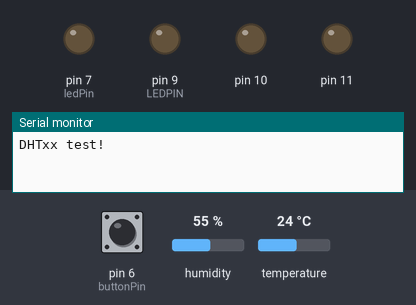
Simulated run of this sketch. Board: Arduino Uno, built with avr-gcc and run on an emulated ATmega328P. Parts: output pins drawn as LEDs (lit = HIGH), the last lines printed to the serial monitor. Inputs (shaded band) come from the test bench; at power-on: pin 6 (buttonPin) LOW, humidity 55 %, temperature 24 °C.

Above: at 4.8 s.
4.9 s: pin 6 (buttonPin) pulled HIGH for 2.6 s
At 7.4 s:
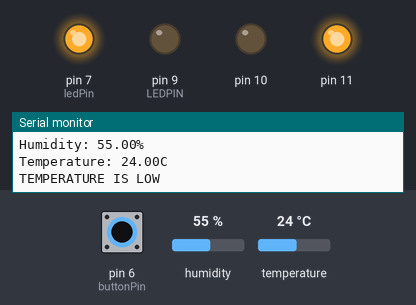
At 8.5 s:
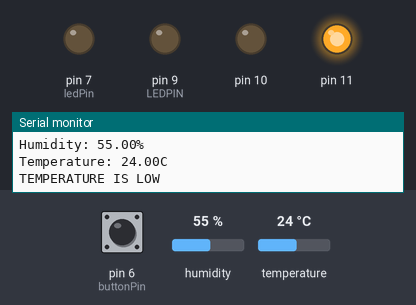
Timing chart, 0 to 10.0 s (numbered marks = the images above; inputs shaded):
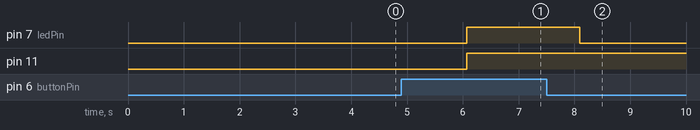

The sketch:

dht11.ino
```cpp
#include "DHT.h"

#define DHTPIN 8 // Digital pin connected to the DHT sensor

// Uncomment whatever type you're using!
#define DHTTYPE DHT11 // DHT 11
DHT dht(DHTPIN, DHTTYPE);
#define LEDPIN 9

const int buttonPin = 6;     // the number of the pushbutton pin
const int ledPin =  7;      // the number of the LED pin

// variables will change:
int buttonState = 0;


void setup() {
Serial.begin(9600);
Serial.println(F("DHTxx test!"));
dht.begin();
pinMode(LEDPIN, OUTPUT);
pinMode(10, OUTPUT);
pinMode(11, OUTPUT);
 pinMode(ledPin, OUTPUT);
  // initialize the pushbutton pin as an input:
  pinMode(buttonPin, INPUT);

}

void loop() {
delay(2000);

// Reading temperature or humidity takes about 250 milliseconds!
// Sensor readings may also be up to 2 seconds 'old' (its a very slow sensor)
float h = dht.readHumidity();
// Read temperature as Celsius (the default)
float t = dht.readTemperature();
buttonState = digitalRead(buttonPin);
if (buttonState == HIGH) {
  digitalWrite(ledPin, HIGH);
Serial.print(F("Humidity: "));
Serial.print(h);
Serial.println("%");
Serial.print(F("Temperature: "));
Serial.print(t);
Serial.println("C");

if(t>31.00)
{
digitalWrite(LEDPIN, HIGH);
digitalWrite(10, LOW);
digitalWrite(11, LOW);
Serial.println("TEMPERATURE IS very HIGH");
}
else if (29.00<t && t<31.00)
{
digitalWrite(10,HIGH);
digitalWrite(LEDPIN, LOW);
digitalWrite(11, LOW);
Serial.println("TEMPERATURE IS High");
}
else
{
digitalWrite(11,HIGH);
digitalWrite(LEDPIN, LOW);
digitalWrite(10, LOW);
Serial.println("TEMPERATURE IS LOW");
}

}
else {
    // turn LED off:
    digitalWrite(ledPin, LOW);
  }

}
```

Measured:
- after the input at 4.9 s, pin 7 (ledPin): LOW → HIGH after 1.2 s, → LOW 2.0 s later; pin 11: LOW → HIGH after 1.2 s
